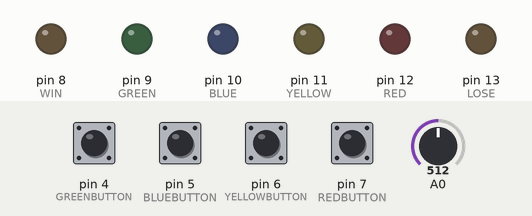
A sketch run on a simulated Arduino Uno, built with avr-gcc and run on an emulated ATmega328P. On the bench: output pins drawn as LEDs (lit = HIGH). The inputs (shaded band) are chosen by the test bench; at power-on: pin 4 (GREENBUTTON), pin 5 (BLUEBUTTON), pin 6 (YELLOWBUTTON), pin 7 (REDBUTTON) LOW, A0 = 512. Random numbers use the default seed unless the sketch sets one.

Above: at 4.5 s.
4.6 s: pin 4 (GREENBUTTON) pulled HIGH for 0.15 s
At 5.0 s:
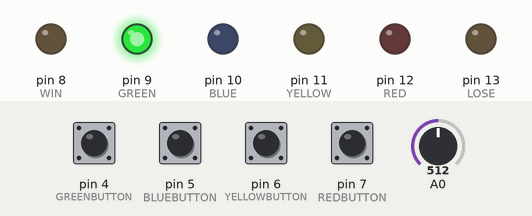
At 9.9 s:
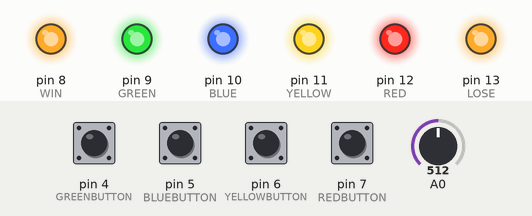
Timing chart, 0 to 13.6 s (numbered marks = the images above; inputs shaded):
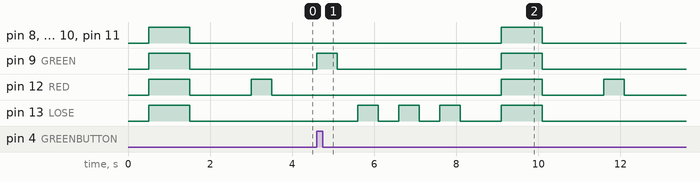

The sketch:

simon-game.ino
```cpp
/*Author: 			Rachael Peng
 *Date:				  Dec. 1, 2021
 *Purpose:			Code Simon Game on circuit board according to specified rules.
*/


//symbolic constants

#define ON HIGH
#define OFF LOW

#define MAXSEQUENCELENGTH 5

	//led light names and corresponding pin numbers
int const LOSE = 13;
int const WIN = 8;
int const RED = 12;
int const YELLOW = 11;
int const BLUE = 10;
int const GREEN = 9;

	//button names and corresponding pin numbers
int const REDBUTTON = 7;
int const YELLOWBUTTON = 6;
int const BLUEBUTTON = 5;
int const GREENBUTTON = 4;


//function prototypes

	//function to generate a random number and store the value generated
int generateRandom(void) {
  int randomVal;

  randomSeed(analogRead(A0));
  randomVal = random(0, 4);

  return randomVal;
}

	//function to turn a specified LED light on for 0.5 seconds then
	//	turn off for 0.25 seconds
void specificledOn(int number){
  if(number == 0) {
    digitalWrite(RED, ON);
    delay(500);
    digitalWrite(RED, OFF);
    delay(250);
  }
  else if(number == 1) {
    digitalWrite(YELLOW, ON);
    delay(500);
    digitalWrite(YELLOW, OFF);
    delay(250);
  }
  else if(number == 2) {
    digitalWrite(BLUE, ON);
    delay(500);
    digitalWrite(BLUE, OFF);
    delay(250);
  }
  else {
    digitalWrite(GREEN, ON);
    delay(500);
    digitalWrite(GREEN, OFF);
    delay(250);
  }
  return;
}

	//function to check which button is pushed
int checkButtons(void) {
  int buttonPressed = -1;

  if(digitalRead(REDBUTTON) == ON) {
    buttonPressed = 0;
  }
  if(digitalRead(YELLOWBUTTON) == ON) {
    buttonPressed = 1;
  }
  if(digitalRead(BLUEBUTTON) == ON) {
    buttonPressed = 2;
  }
  if(digitalRead(GREENBUTTON) == ON) {
    buttonPressed = 3;
  }

  return buttonPressed;
}

	//function to turn ON all LED lights
void allOn(void) {
  digitalWrite(RED, ON);
  digitalWrite(YELLOW, ON);
  digitalWrite(BLUE, ON);
  digitalWrite(GREEN, ON);
  digitalWrite(LOSE, ON);
  digitalWrite(WIN, ON);
}

	//function to turn OFF all LED lights
void allOff(void) {
  digitalWrite(RED, OFF);
  digitalWrite(YELLOW, OFF);
  digitalWrite(BLUE, OFF);
  digitalWrite(GREEN, OFF);
  digitalWrite(LOSE, OFF);
  digitalWrite(WIN, OFF);
}

	//delay for 0.25 seconds so light timing doesn't overlap, then
	//  flash "lose" LED 3 times, each flash lasting 0.5 seconds with
	//	0.5 seconds interval in between
void lose(void) {
  int count = 0;
  delay(250);

  while(count < 3) {
    digitalWrite(LOSE, ON);
    delay(500);
    digitalWrite(LOSE, OFF);
    delay(500);
    count++;
  }

  return;
}

	//delay for 0.25 seconds so light timing doesn't overlap, then
	//  flash "win" LED 3 times, each flash lasting 0.5 seconds with
	//	0.5 seconds interval in between
void win(void) {
  int count = 0;
  delay(250);

  while(count < 3) {
    digitalWrite(WIN, ON);
    delay(500);
    digitalWrite(WIN, OFF);
    delay(500);
    count++;
  }

  return;
}


	//initialization
void setup()
{
  pinMode(RED, OUTPUT);
  pinMode(YELLOW, OUTPUT);
  pinMode(GREEN, OUTPUT);
  pinMode(BLUE, OUTPUT);
  pinMode(LOSE, OUTPUT);
  pinMode(WIN, OUTPUT);

  pinMode(REDBUTTON, INPUT);
  pinMode(GREENBUTTON, INPUT);
  pinMode(BLUEBUTTON, INPUT);
  pinMode(YELLOWBUTTON, INPUT);
}


	//running the game
void loop()
{
  //variable declarations
  	//arrays to store sequences
  int sequence[MAXSEQUENCELENGTH];
  int buttonsPressed[MAXSEQUENCELENGTH];
  int ledinSequence;
  int buttonOn = -1;
  boolean gameOver = false;
  boolean waitingforbuttons = false;
  int index = -1;
  int buttonIndex;
  int compareIndex;

  	//wait 0.5 seconds before turning on all leds to allow leeway/pause between
  	//	old and new games, then turn on all leds for 1 second to indicate
  	//	new game is starting, then turn off all leds for 1 second to allow
 	//	leeway/pause before sequences starts to show
  delay(500);
  allOn();
  delay(1000);
  allOff();
  delay(1000);

  	//reset all array values before each game
  sequence[5] = -1;
  buttonsPressed[5] = -1;

  //loop runs while user correctly presses right buttons in sequences
  //	up to a max of 5 lights in a sequence
  //use index variable to track how many led lights stored in sequence array at
  //	the time
  while(gameOver == false && index < (MAXSEQUENCELENGTH - 1)) {

    //use ledinSequence variable to index led lights ALREADY in array
    ledinSequence = -1;

    //first the leds light up according to light-up sequence already generated,
    //	already tracked in the array (if any)
    while(ledinSequence < index) {
      ledinSequence++;
      //allow for 0.5 seconds delay so led lights timing don't overlap one another
      delay(500);
      specificledOn(sequence[ledinSequence]);
    }

    //a new random led light lights up and is added to the sequence array
    //	tracking led light-up sequence
    index++;
    sequence[index] = generateRandom();
    //allow for 0.5 seconds delay so led lights timing don't overlap one another
    delay(500);
    specificledOn(sequence[index]);


    //waiting for user to press buttons after light sequence shown
    waitingforbuttons = true;
    buttonIndex = -1;

    while(waitingforbuttons == true) {
      //keep on checking the buttons until one is pressed
      buttonOn = checkButtons();

      //if a button is pressed execute the following
      if(buttonOn > -1) {
        //store the sequence of buttons pressed in an array
        buttonIndex++;
        buttonsPressed[buttonIndex] = buttonOn;

        //flash the button that is pressed
        specificledOn(buttonOn);

        //reset the value of button pressed
        buttonOn = -1;
      }

      //keep waiting for user to press buttons until they have pressed as many
      //	buttons as led lights in sequence
      if(buttonIndex == index) {
           waitingforbuttons = false;
      }

    }


    //check if the user pressed the correct buttons corresponding
    //	to the correct led light sequence
    compareIndex = 0;

    while(compareIndex <= index) {

      //each value in sequence array is compared to buttons pressed array.
      //	if all led light-up sequence matches all buttons pressed by the user,
      //	the game continues
      if(sequence[compareIndex] == buttonsPressed[compareIndex]) {
        compareIndex++;
      }

      //if any buttons pressed do not match the led light-up sequence,
      //	the game ends
      else {
        gameOver = true;
        compareIndex = (index + 1);
      }

    }

  }

  //if the user correctly pressed all the buttons for all 5 led lights
  //	in sequence, the user wins the game! the win light flashes 3 times
  if(gameOver == false) {
    win();
  }

  //if not the user loses the game and the lose light flashes 3 times
  else {
    lose();
  }

  //end of game
}
    
```

Measured:
- after the input at 4.6 s, pin 8 (WIN): LOW → HIGH after 4.5 s, → LOW 1.0 s later; pin 9 (GREEN): LOW → HIGH at once, → LOW 0.50 s later, → HIGH 4.0 s later, → LOW 1.0 s later
